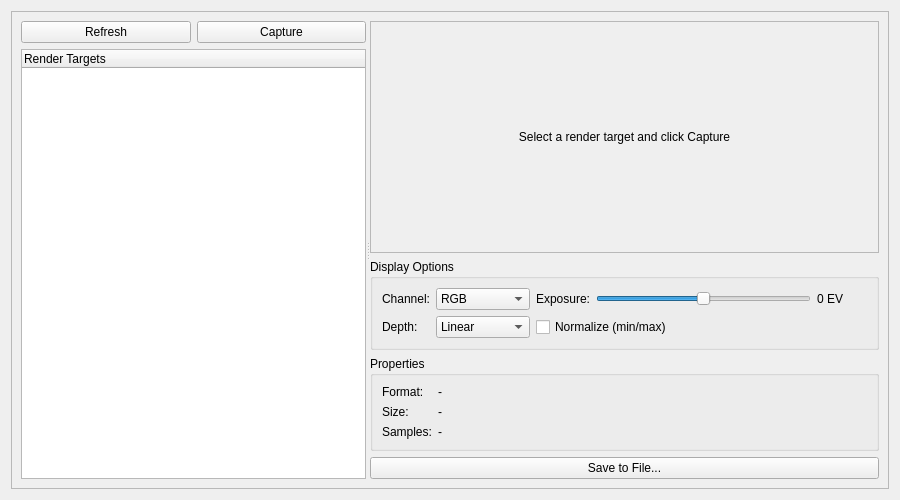
<?xml version="1.0" encoding="UTF-8"?>
<ui version="4.0">
 <class>RendererWidget</class>
 <widget class="QWidget" name="RendererWidget">
  <property name="geometry">
   <rect>
    <x>0</x>
    <y>0</y>
    <width>900</width>
    <height>500</height>
   </rect>
  </property>
  <property name="windowTitle">
   <string>Renderer</string>
  </property>
  <layout class="QHBoxLayout" name="horizontalLayout">
   <item>
    <widget class="QFrame" name="RendererWidgetFrame">
     <property name="frameShape">
      <enum>QFrame::StyledPanel</enum>
     </property>
     <property name="frameShadow">
      <enum>QFrame::Plain</enum>
     </property>
     <layout class="QHBoxLayout" name="horizontalLayout_2">
      <item>
       <widget class="QSplitter" name="splitter">
        <property name="orientation">
         <enum>Qt::Horizontal</enum>
        </property>
        <widget class="QWidget" name="leftPanel" native="true">
         <layout class="QVBoxLayout" name="verticalLayout">
          <item>
           <layout class="QHBoxLayout" name="toolbarLayout">
            <item>
             <widget class="QPushButton" name="ButtonRefresh">
              <property name="text">
               <string>Refresh</string>
              </property>
              <property name="icon">
               <iconset resource="resources.qrc">
                <normaloff>:/Icons/Icons/database_refresh.svg</normaloff>:/Icons/Icons/database_refresh.svg</iconset>
              </property>
             </widget>
            </item>
            <item>
             <widget class="QPushButton" name="ButtonCapture">
              <property name="text">
               <string>Capture</string>
              </property>
             </widget>
            </item>
           </layout>
          </item>
          <item>
           <widget class="QTreeWidget" name="TreePasses">
            <property name="minimumSize">
             <size>
              <width>200</width>
              <height>0</height>
             </size>
            </property>
            <column>
             <property name="text">
              <string>Render Targets</string>
             </property>
            </column>
           </widget>
          </item>
         </layout>
        </widget>
        <widget class="QWidget" name="rightPanel" native="true">
         <layout class="QVBoxLayout" name="verticalLayout_2">
          <item>
           <widget class="QScrollArea" name="scrollArea">
            <property name="widgetResizable">
             <bool>true</bool>
            </property>
            <widget class="QWidget" name="scrollAreaWidgetContents">
             <property name="geometry">
              <rect>
               <x>0</x>
               <y>0</y>
               <width>478</width>
               <height>239</height>
              </rect>
             </property>
             <layout class="QVBoxLayout" name="verticalLayout_4">
              <item>
               <widget class="QLabel" name="LabelImage">
                <property name="text">
                 <string>Select a render target and click Capture</string>
                </property>
                <property name="alignment">
                 <set>Qt::AlignCenter</set>
                </property>
               </widget>
              </item>
             </layout>
            </widget>
           </widget>
          </item>
          <item>
           <widget class="QGroupBox" name="groupDisplay">
            <property name="title">
             <string>Display Options</string>
            </property>
            <layout class="QGridLayout" name="gridLayout">
             <item row="0" column="0">
              <widget class="QLabel" name="labelChannel">
               <property name="text">
                <string>Channel:</string>
               </property>
              </widget>
             </item>
             <item row="0" column="1">
              <widget class="QComboBox" name="ComboChannel">
               <item>
                <property name="text">
                 <string>RGB</string>
                </property>
               </item>
               <item>
                <property name="text">
                 <string>Red</string>
                </property>
               </item>
               <item>
                <property name="text">
                 <string>Green</string>
                </property>
               </item>
               <item>
                <property name="text">
                 <string>Blue</string>
                </property>
               </item>
               <item>
                <property name="text">
                 <string>Alpha</string>
                </property>
               </item>
               <item>
                <property name="text">
                 <string>Luminance</string>
                </property>
               </item>
              </widget>
             </item>
             <item row="0" column="2">
              <widget class="QLabel" name="labelExposure">
               <property name="text">
                <string>Exposure:</string>
               </property>
              </widget>
             </item>
             <item row="0" column="3">
              <widget class="QSlider" name="SliderExposure">
               <property name="minimum">
                <number>-50</number>
               </property>
               <property name="maximum">
                <number>50</number>
               </property>
               <property name="value">
                <number>0</number>
               </property>
               <property name="orientation">
                <enum>Qt::Horizontal</enum>
               </property>
              </widget>
             </item>
             <item row="0" column="4">
              <widget class="QLabel" name="LabelExposureValue">
               <property name="text">
                <string>0 EV</string>
               </property>
               <property name="minimumSize">
                <size>
                 <width>50</width>
                 <height>0</height>
                </size>
               </property>
              </widget>
             </item>
             <item row="1" column="0">
              <widget class="QLabel" name="labelDepthMode">
               <property name="text">
                <string>Depth:</string>
               </property>
              </widget>
             </item>
             <item row="1" column="1">
              <widget class="QComboBox" name="ComboDepthMode">
               <item>
                <property name="text">
                 <string>Linear</string>
                </property>
               </item>
               <item>
                <property name="text">
                 <string>Logarithmic</string>
                </property>
               </item>
              </widget>
             </item>
             <item row="1" column="2" colspan="2">
              <widget class="QCheckBox" name="CheckNormalize">
               <property name="text">
                <string>Normalize (min/max)</string>
               </property>
              </widget>
             </item>
            </layout>
           </widget>
          </item>
          <item>
           <widget class="QGroupBox" name="groupProperties">
            <property name="title">
             <string>Properties</string>
            </property>
            <layout class="QFormLayout" name="formLayout">
             <item row="0" column="0">
              <widget class="QLabel" name="labelFormat">
               <property name="text">
                <string>Format:</string>
               </property>
              </widget>
             </item>
             <item row="0" column="1">
              <widget class="QLabel" name="LabelFormatValue">
               <property name="text">
                <string>-</string>
               </property>
              </widget>
             </item>
             <item row="1" column="0">
              <widget class="QLabel" name="labelSize">
               <property name="text">
                <string>Size:</string>
               </property>
              </widget>
             </item>
             <item row="1" column="1">
              <widget class="QLabel" name="LabelSizeValue">
               <property name="text">
                <string>-</string>
               </property>
              </widget>
             </item>
             <item row="2" column="0">
              <widget class="QLabel" name="labelSamples">
               <property name="text">
                <string>Samples:</string>
               </property>
              </widget>
             </item>
             <item row="2" column="1">
              <widget class="QLabel" name="LabelSamplesValue">
               <property name="text">
                <string>-</string>
               </property>
              </widget>
             </item>
            </layout>
           </widget>
          </item>
          <item>
           <widget class="QPushButton" name="ButtonSave">
            <property name="text">
             <string>Save to File...</string>
            </property>
           </widget>
          </item>
         </layout>
        </widget>
       </widget>
      </item>
     </layout>
    </widget>
   </item>
  </layout>
 </widget>
 <resources>
  <include location="resources.qrc"/>
 </resources>
 <connections/>
</ui>
